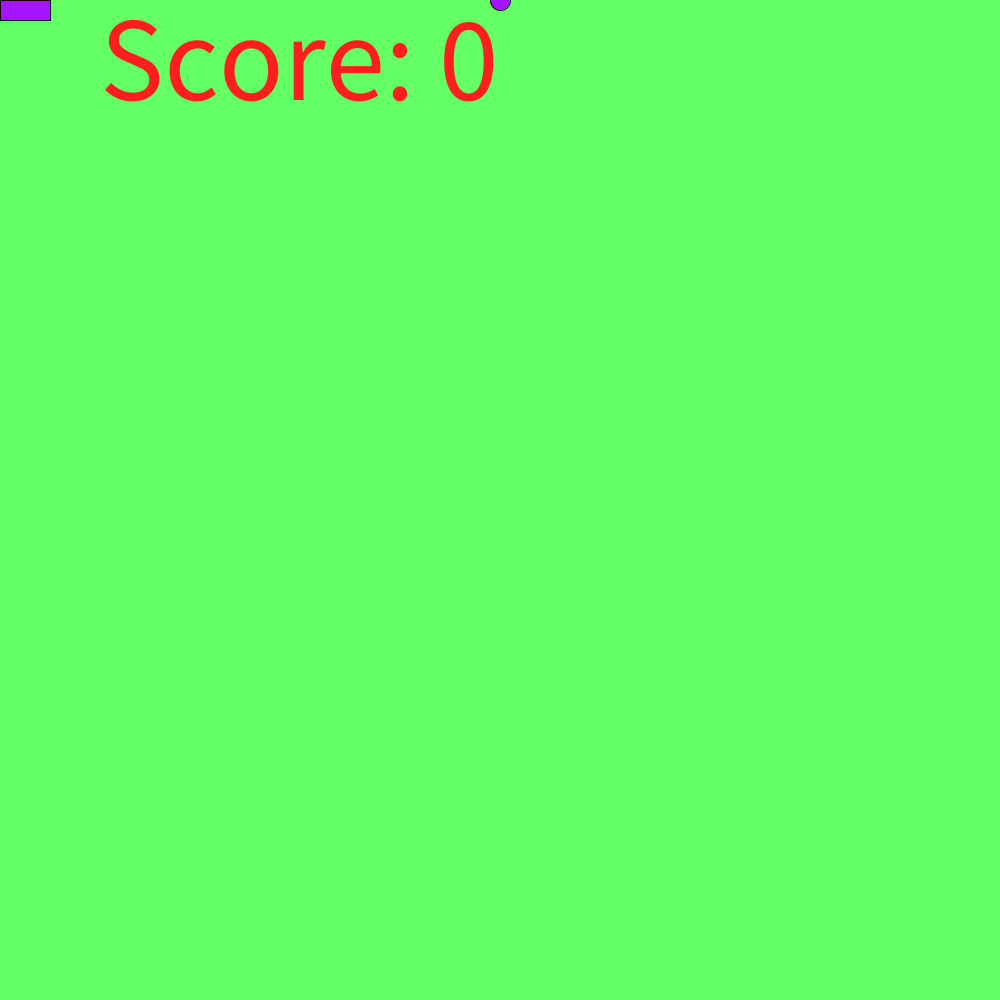
Frame 1 (no input)
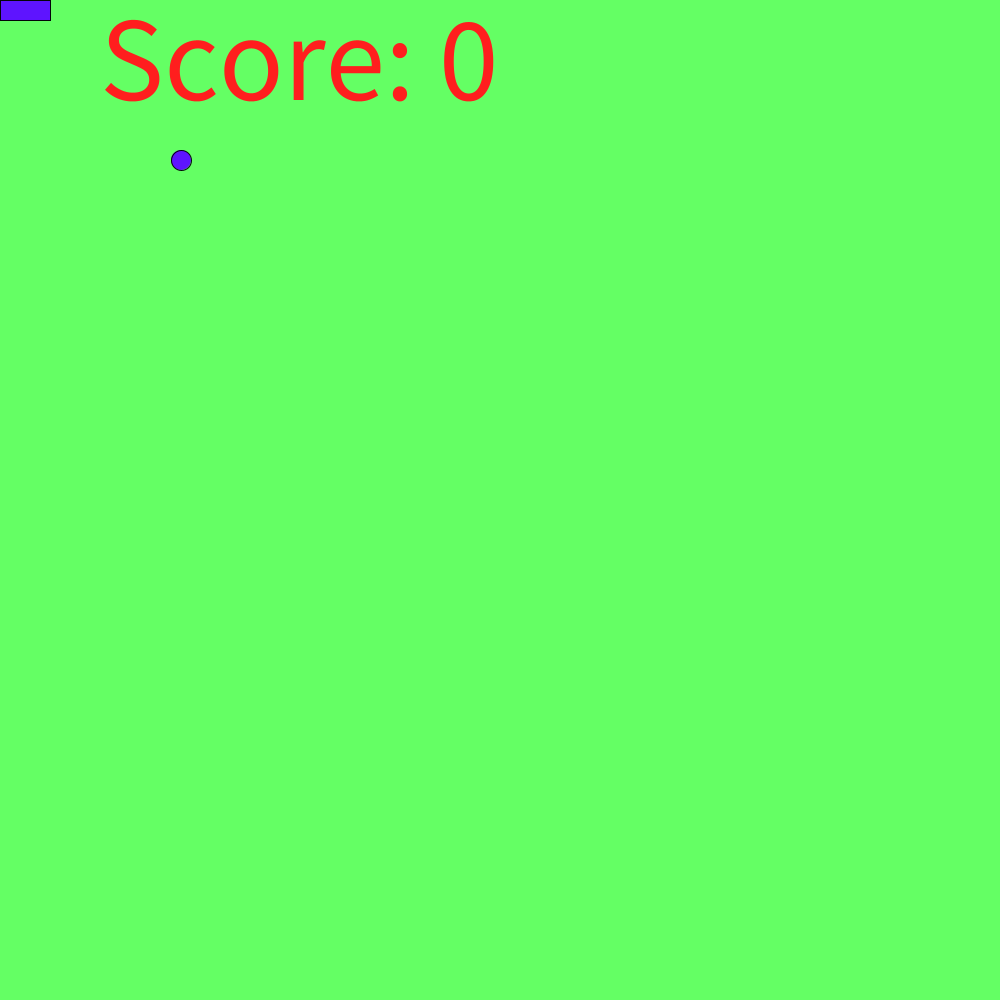
Frame 60 (the mouse pressed at the canvas centre just before this capture)
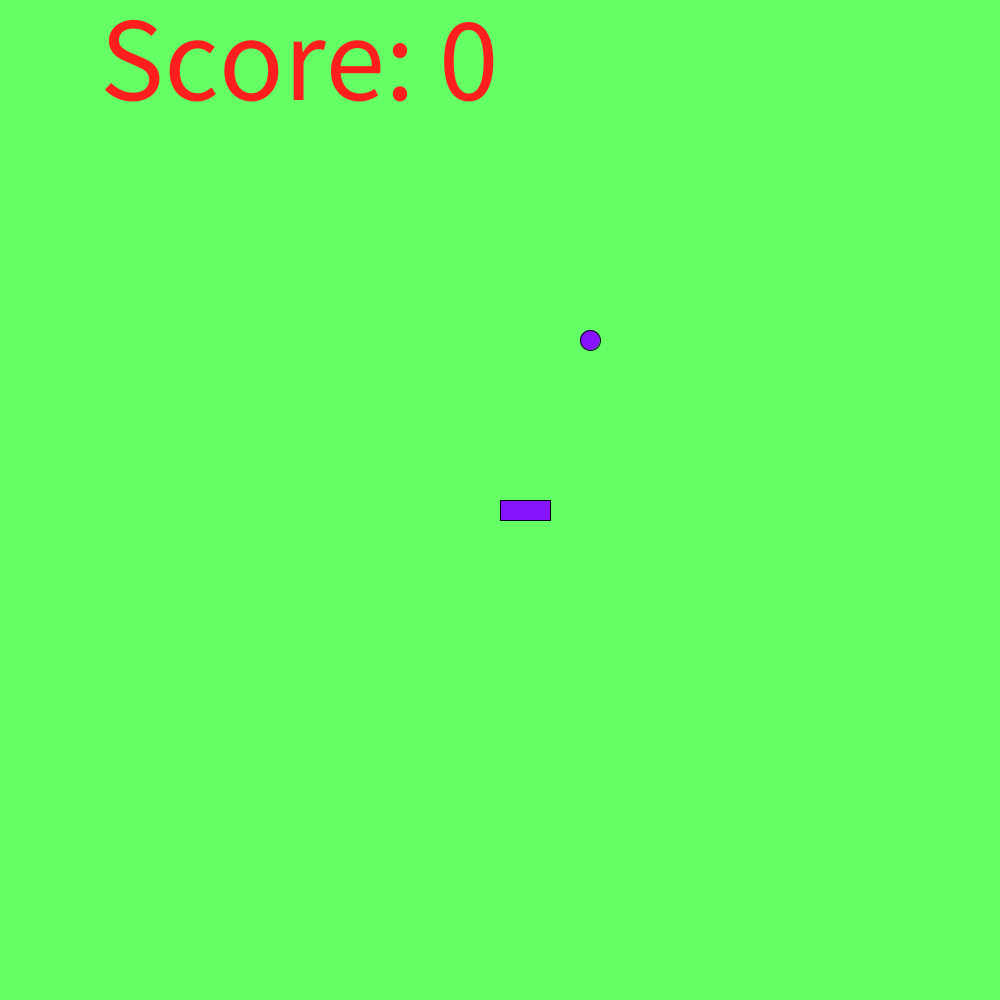
Frame 120 (the mouse held since frame 60 and released just before this capture)

The Processing sketch that drew these frames (run headless with seeded random() and noise(); from frame 60 on, the mouse is pressed at the canvas centre):

// Processing sketch: raim
// ── raim.pde
int y=0;
int x=500;
int w=20;
int h=20;
int score=0;
void setup() {
  size(1000, 1000);
}
void draw() {
  background(100, 255, 100);
  fill(random(256), 20, 255);
  stroke(4, 6, 9);
  ellipse(x, y, w, h);
  y+=20;
  if (y>1000) {
    checkCatch(x);
    x=(int)random(width);
    y=0;
 
  }
  rect( mouseX, mouseY, 50, h);
  println("Your score is now: " + score); 
  fill(255, 30, 30);
  textSize(120);
  text("Score: " + score, 100, 100);
}
void checkCatch(int x) {
  if (x > mouseX && x < mouseX+100)
    score++;
  else if (score > 0) 
    score--;
  
}
